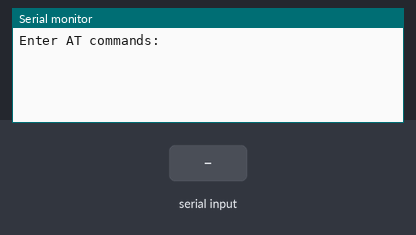
Bench run of a program on a simulated Arduino Uno, built with avr-gcc and run on an emulated ATmega328P. Parts: the last lines printed to the serial monitor. The inputs (shaded band) are chosen by the test bench.

Above: at 2.2 s.
2.3 s: "1" received over the second serial link
At 3.5 s:
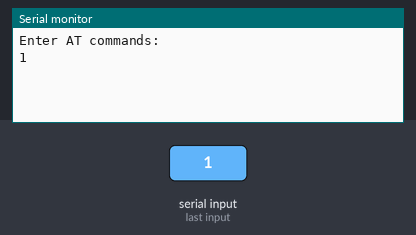
3.8 s: "0" received over the second serial link
At 4.9 s:
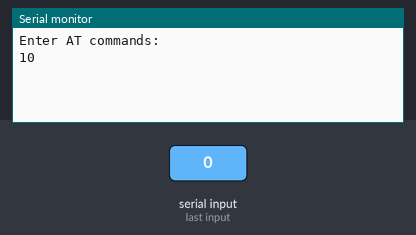

The program:

main.cpp
```cpp
/**
 * @brief - Envoyer des commandes AT sur un module BT HC05 maître via un moniteur série
 *        - Recevoir les réponses du ou des modules BT HC05 esclaves sur le moniteur série
 *
*/
#include <Arduino.h>
#include <SoftwareSerial.h>
const int keyPin = 5; // key à brancher sur le module HC05

SoftwareSerial mySerial(10, 11); // RX, TX arduino à brancher au TX, RX sur le module HC05 (lignes croisées)

void setup()
{

  pinMode(keyPin, OUTPUT);
  digitalWrite(keyPin, LOW);
  delay(1000);
  Serial.begin(9600); // Port série connecté entre un PC avec moniteur série et un arduino
  Serial.println("Enter AT commands:");
  mySerial.begin(9600);  // Port série connecté entre un arduino et un module HC05
  digitalWrite(keyPin, HIGH); // Passage en commande AT logiciellement Datasheet HC05 page 1 How to get to the AT mode way 1

}

void loop()
{

  if (mySerial.available())   // S'il y a des données dans le buffer du port arduino-HC05
    Serial.write(mySerial.read()); //Lire les données du port arduino-HC05 et les écrires sur le port Arduino-PC

  if (Serial.available())         // S'il y a des données dans le buffer du port Arduino-PC
    mySerial.write(Serial.read());  // Lire les données du port Arduino-PC et les écrires sur le port Arduino-HC05

}
```

Measured:
- after the input at 2.3 s, the serial monitor: prints a new line at once (image 1)
- after the input at 3.8 s, the serial monitor: prints a new line at once (image 2)
